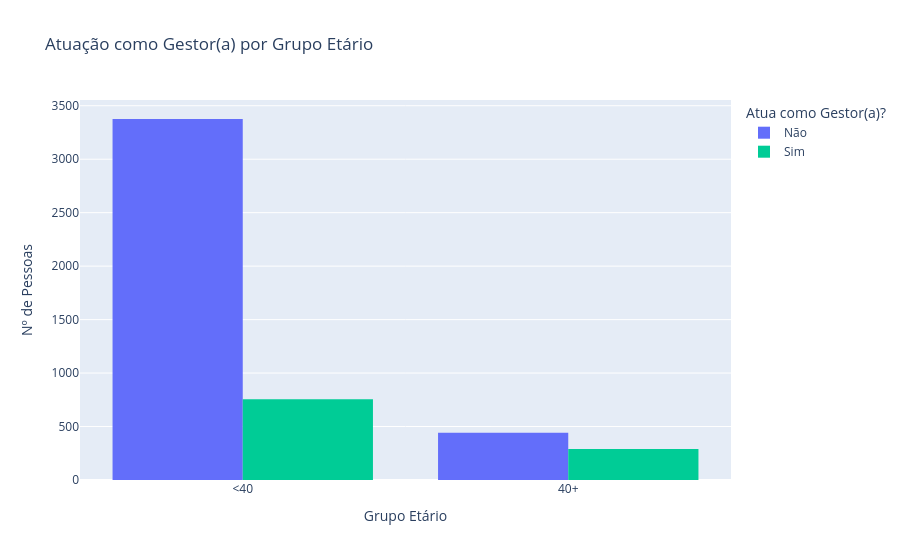

The notebook cell saved with this chart:
### Markdown cell above
##### 5.6 Atuação como Gestor(a) por Grupo Etário

### Code cell
# Para entender se há diferença na ocupação de cargos de liderança entre faixas etárias, o gráfico abaixo mostra a proporção de profissionais que atuam como gestores, segmentada por grupo etário (<40 e 40+).
# Criando variável de grupo etário
faixas_40mais = ["40-44", "45-49", "50-54", "55+"]
df["grupo_idade"] = df["1.a.1_faixa_idade"].apply(
    lambda x: "40+" if x in faixas_40mais else "<40"
)

# Criaando coluna para rótulo de gestor
df["atua_como_gestor_bin"] = df["2.d_atua_como_gestor"].map({True: "Sim", False: "Não"})

g6 = px.histogram(
    df,
    x="grupo_idade",
    color="atua_como_gestor_bin",
    barmode="group",
    title="Atuação como Gestor(a) por Grupo Etário",
    labels={
        "grupo_idade": "Grupo Etário",
        "atua_como_gestor_bin": "Atua como Gestor(a)?",
    },
)
g6.update_layout(yaxis_title="Nº de Pessoas")
g6.show()

### Figure 1 — Plotly figure (JSON) as saved in the notebook; plotly's stock layout.template omitted (floating-point values rounded to 4 significant figures; data arrays with more than 128 entries replaced by an {"elided": "..."} marker saying what was removed)
{"data": [{"alignmentgroup": "True", "bingroup": "x", "hovertemplate": "Atua como Gestor(a)?=Não<br>Grupo Etário=%{x}<br>count=%{y}<extra></extra>", "legendgroup": "Não", "marker": {"color": "#636efa", "pattern": {"shape": ""}}, "name": "Não", "offsetgroup": "Não", "orientation": "v", "showlegend": true, "type": "histogram", "x": {"elided": "3818 str values"}, "xaxis": "x", "yaxis": "y"}, {"alignmentgroup": "True", "bingroup": "x", "hovertemplate": "Atua como Gestor(a)?=Sim<br>Grupo Etário=%{x}<br>count=%{y}<extra></extra>", "legendgroup": "Sim", "marker": {"color": "#00cc96", "pattern": {"shape": ""}}, "name": "Sim", "offsetgroup": "Sim", "orientation": "v", "showlegend": true, "type": "histogram", "x": {"elided": "1045 str values"}, "xaxis": "x", "yaxis": "y"}], "layout": {"barmode": "group", "legend": {"title": {"text": "Atua como Gestor(a)?"}, "tracegroupgap": 0}, "title": {"text": "Atuação como Gestor(a) por Grupo Etário"}, "xaxis": {"anchor": "y", "domain": [0, 1], "title": {"text": "Grupo Etário"}}, "yaxis": {"anchor": "x", "domain": [0, 1], "title": {"text": "Nº de Pessoas"}}}}
